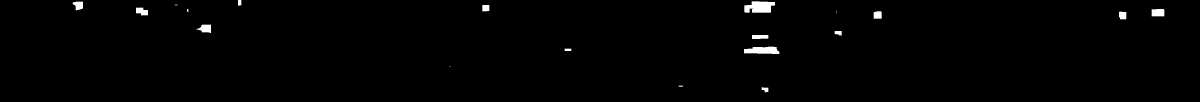
#> input picture experiments/Test1/analysis/confirmed.jpg, 3600 x 304 px (shown at 1/3 size); its folder holds only this picture in this run
$ python per_shot_check.py Test1/analysis
#> lines starting #> are read from the running program, lines starting #| are printed output that depends on the picture; after the words box and inside, x2 and y2 are one past the last pixel; in counts of white or black regions, pixels touching at a corner belong together
### experiments/detector.py
# -*- coding: utf-8 -*-
"""
Experimental scratch detector (Agent A works here; pipeline.py stays untouched).
All tunables live in the P dict so iterations are traceable in the changelog.
"""

import os

import cv2
import numpy as np

P = dict(
    MAX_DIM=1600,
    # Analysed band, as fractions of the disc radius. 0.40/0.93 was cropping
    # away scratches nobody ever looked at: 15% of all misses lay outside it.
    # Widening inward is free -- there is no hard edge towards the centre. Going
    # outward is not: measured, 0.95 bought 2.7 points of recall for 0.2 extra
    # false detections per clean photo, while the further step to 0.97 bought
    # 0.6 points for 0.4 -- the rim itself is a bright line, and find_disc is
    # only approximate, so past 0.95 the cut starts reading the edge as damage.
    LABEL_R=0.36,        # inner mask: fraction of disc radius (label + run-out)
    OUTER_R=0.95,        # outer mask: fraction of disc radius (rim + lead-in)
    POLAR_STEPS=3600,
    ROW_FLATTEN=151,     # background flattening window along each groove row
    TOPHAT_W=15,         # ridge width limit: wider-than-this bright = not a scratch
    BOOST_LEN=21,        # line-averaging length
    # 10deg steps, not 20: a long scratch curves along its length, and a segment
    # falling between two kernel angles gets smeared instead of boosted -- which
    # is where long scratches were breaking apart.
    ANGLES=tuple(range(-70, 71, 10)),
    # Groove-parallel ("tramline") channel: scratches running ALONG the grooves
    # are invisible to the channel above (a horizontal top-hat deletes anything
    # horizontally long). This channel uses a VERTICAL top-hat instead: it keeps
    # marks that are brighter than the grooves immediately above and below them.
    TRAM_H=9,            # vertical neighbourhood height for the top-hat
    TRAM_ANGLES=(75, 90, 105),
    TRAM_LEN=61,         # tramlines are long -- average over a long window
    TRAM_WEIGHT=1.0,     # scale of this channel relative to the radial one
    TRAM_MIN_LEN=80,     # a groove-parallel mark must be long to outrank a groove
    # Hysteresis thresholds as PERCENTILES of each image's own judgeable-area
    # response, not fixed levels: the noise floor moves image to image (measured
    # p99.9 spans 18-29 across the set), so a constant either floods or starves.
    # Eased from 99.8/99.5, chosen on the calibration set and confirmed on
    # validation. Hand-labelling 894 detections showed the easing does NOT
    # degrade what the model reports: precision held at 79-81%.
    #
    # Eased again after the miss diagnosis found 80% of missed scratches
    # produced a response that was measured and then discarded, while only 2 of
    # 527 left no trace at all. Chosen from a nine-point sweep ON CALIBRATION:
    # 49.0% -> 62.5% recall. An earlier attempt swept the same nine points on
    # validation and was reverted — picking the best of nine by looking at the
    # held-out set spends the only clean estimate there is on the choice itself.
    #
    # These and THR_FLOOR are gates in SERIES: opening either alone gained 3-10
    # points, opening both gained 21, which is why every earlier attempt to move
    # one of them went nowhere. On calibration the FLOOR is the heavier of the
    # two — dropping it 30 -> 25 was worth 5.0 points, while moving these across
    # the same span was worth 3.3.
    PCT_STRONG=99.3,
    PCT_WEAK=98.7,
    # Absolute floor on the normalised map (units: 10x local sigma). This is what
    # keeps a CLEAN record clean -- percentiles alone would always "find" the top
    # 0.1% of pure noise.
    THR_FLOOR=25,
    GLARE_BRIGHT=200,
    GLARE_MARGIN=11,
    LIT_MIN=14,          # ring areas dimmer than this (local mean) are unjudgeable
    LIT_WIN=51,
    # Local noise normalisation: response is divided by the local noise scale, so
    # a single threshold means the same thing in a bright, busy area and in a dim,
    # quiet one. Without it a global percentile is set by the noisiest sector and
    # starves every other sector (measured: 16 of 48 marked zones had real signal
    # sitting under the global threshold).
    NOISE_WIN=201,
    NOISE_FLOOR=1.5,     # keeps quiet areas from dividing by ~0 and exploding
    CLOSE=(15, 5),       # fragment-linking kernel (tall x wide)
    LINK_DIST=45,        # px: max gap to rejoin two fragments of one scratch
    LINK_COS=0.85,       # how collinear they must be (cos of angle, 1 = perfect)
    # Groove-direction rejection. A highlight running along a groove is the disc's
    # own geometry catching the light, not damage. In the unwrapped image grooves
    # are horizontal, so a detection whose axis sits within GROOVE_TOL_DEG of
    # horizontal is groove-aligned and is dropped -- unless it is long enough to
    # be a genuine tramline, which no single groove highlight reaches.
    GROOVE_TOL_DEG=12,
    GROOVE_KEEP_LEN=250,
    # The opposite rejection, and the one that pays: a mark aimed almost exactly
    # at the centre of the disc, and long. That is not damage, it is the beam a
    # lamp throws off thousands of concentric grooves — the streak of light you
    # see by eye when a record is tilted towards a bulb. Measured over 1527
    # hand-labelled detections: half of all reflections point within 10 degrees
    # of dead radial, against one scratch in nine, and NO marked scratch in the
    # set is both radial and long.
    #
    # Both conditions are required. The angle alone removes short radial
    # scratches too and costs 6 points of recall; adding the length spares them
    # and the rule becomes free. 83/45 is the tightest pair that deletes not one
    # marked scratch on either the calibration or the validation records, and it
    # removes a third of all false detections: precision 69->77 on calibration,
    # 73->80 on validation, with recall unmoved at 62.5% on both.
    RADIAL_TOL_DEG=83,
    RADIAL_MIN_LEN=45,
    # Is this bright thing sitting on black vinyl, or inside a patch of light?
    #
    # A scratch is a thin bright line on a dark surface, so the vinyl around it
    # stays dark. A lamp reflection is a broad wash of light, and the lines the
    # detector finds inside one are part of the wash. Measuring the patch a mark
    # sits in therefore says something the mark's own shape cannot.
    #
    # Applied only to the outer part of the ring, because that is where the
    # problem lives: measured over the hand-labelled sets, the inner half runs at
    # 85% precision and the outer at 70%, since it is the outer half that catches
    # a lamp at a glancing angle. Rejecting bright patches everywhere would cost
    # scratches in the half that does not need the help.
    #
    # Chosen on the CALIBRATION records over a grid of both numbers, keeping at
    # least 90% of the scratches: precision 83.3 -> 88.4 there. Scored once
    # afterwards on validation, which took no part in the choice: 84.3 -> 89.8,
    # holding 90% of the scratches. Measured in the unwrapped ring, which is
    # where it runs -- the same rule read off the photograph wants a different
    # number.
    GLARE_RAD=0.65,        # inner than this, a mark is never judged on its patch
    GLARE_PATCH_WIN=45,    # half-width of the patch measured around a mark
    GLARE_PATCH_MAX=70,    # brighter than this, in the outer ring, is a lamp
    # Shape limits. why_missed.py attributed 15.6% of all missed hand-marked
    # scratches to MIN_LEN alone, and those misses clustered at length 15-28
    # against a bar of 30 that had no measurement behind it.
    #
    # Dropping the bar for everyone also admits every short stubby speck, so the
    # rule is graded instead: below SHORT_LEN a component must clear the much
    # stricter SHORT_ELONG. A short real scratch is a thin sharp line; a short
    # piece of dirt is a blob. Measured on the calibration set, the graded form
    # found the same scratches as a flat MIN_LEN=15 while reporting 160 fewer
    # detections.
    MIN_LEN=15,
    SHORT_LEN=30,
    SHORT_ELONG=6.0,
    MAX_THICK=16,
    MIN_ELONG=2.5,
)


def load_image(path):
#> called with path = 'Test1/analysis/confirmed.jpg'
    img = cv2.imdecode(np.fromfile(path, dtype=np.uint8), cv2.IMREAD_COLOR)
#> img is the input picture: shape (304, 3600, 3); min 0, max 255, mean 2.3
    if img is None:
        raise ValueError(f"could not read {path}")
    h, w = img.shape[:2]
    scale = P["MAX_DIM"] / max(h, w)
    if scale < 1.0:
        img = cv2.resize(img, (int(w * scale), int(h * scale)), interpolation=cv2.INTER_AREA)
#> img: shape (135, 1600, 3)
    return img


def find_disc(bgr):
    """Real detection (no framing guide). Primary: Hough circle on the rim edge
    -- robust to the disc's own shadow, which fools blob-based methods by
    attaching to the dark disc and dragging its center/area. Fallback: dark-blob
    contour, then centered guess."""
    gray = cv2.cvtColor(bgr, cv2.COLOR_BGR2GRAY)
    h, w = gray.shape
    m = min(h, w)
    blur = cv2.medianBlur(gray, 7)

    circles = cv2.HoughCircles(blur, cv2.HOUGH_GRADIENT, dp=2, minDist=m,
                               param1=120, param2=50,
                               minRadius=int(0.33 * m), maxRadius=int(0.48 * m))
    if circles is not None:
        cx, cy, r = circles[0][0]
        return (int(round(cx)), int(round(cy))), int(round(r))

    thr, _ = cv2.threshold(blur, 0, 255, cv2.THRESH_BINARY | cv2.THRESH_OTSU)
    dark = (blur < thr).astype(np.uint8) * 255
    dark = cv2.morphologyEx(dark, cv2.MORPH_CLOSE, np.ones((25, 25), np.uint8))
    best = None
    contours, _ = cv2.findContours(dark, cv2.RETR_EXTERNAL, cv2.CHAIN_APPROX_SIMPLE)
    for c in contours:
        area = cv2.contourArea(c)
        if area < 0.05 * h * w:
            continue
        (cx, cy), r_enc = cv2.minEnclosingCircle(c)
        if r_enc <= 0:
            continue
        fill = area / (np.pi * r_enc ** 2)
        x, y, bw, bh = cv2.boundingRect(c)
        aspect = bw / max(bh, 1)
        if fill < 0.55 or not (0.75 <= aspect <= 1.33):
            continue
        if best is None or area > best[0]:
            mm = cv2.moments(c)
            best = (area, (mm["m10"] / mm["m00"], mm["m01"] / mm["m00"]),
                    np.sqrt(area / np.pi))
    if best is None:
        return (w // 2, h // 2), int(0.45 * m)
    (_, (cx, cy), r) = best
    return (int(round(cx)), int(round(cy))), int(round(r))


def unwrap(gray, center, radius):
    polar = cv2.warpPolar(gray, (radius, P["POLAR_STEPS"]), center, radius,
                          cv2.WARP_POLAR_LINEAR)
    return cv2.transpose(polar)


def _line_kernels(length, angles):
    size = length | 1
    ks = []
    for ang in angles:
        k = np.zeros((size, size), np.float32)
        cv2.line(k, (size // 2, 0), (size // 2, size - 1), 1.0, 1)
        M = cv2.getRotationMatrix2D(((size - 1) / 2, (size - 1) / 2), ang, 1.0)
        k = cv2.warpAffine(k, M, (size, size))
        k /= max(k.sum(), 1e-6)
        ks.append(k)
    return ks


def glare_mask(ring):
    bright = (ring > P["GLARE_BRIGHT"]).astype(np.uint8) * 255
    broad = cv2.morphologyEx(bright, cv2.MORPH_OPEN, np.ones((7, 7), np.uint8))
    return cv2.dilate(broad, np.ones((P["GLARE_MARGIN"], P["GLARE_MARGIN"]), np.uint8))


def unlit_mask(ring):
    """Side lighting only lights part of the disc; the rest carries no signal.
    Judging it produces noise-driven detections, so mark it unjudgeable."""
    local = cv2.blur(ring.astype(np.float32), (P["LIT_WIN"], P["LIT_WIN"]))
    return (local < P["LIT_MIN"]).astype(np.uint8) * 255


def scratch_map(ring):
    flat = ring.astype(np.float32)
    flat -= cv2.blur(flat, (P["ROW_FLATTEN"], 1))
    flat = cv2.GaussianBlur(flat, (3, 3), 0)

    # channel A -- radial scratches (cross the grooves): horizontally narrow ridges
    se = cv2.getStructuringElement(cv2.MORPH_RECT, (P["TOPHAT_W"], 1))
    ridge = cv2.morphologyEx(flat, cv2.MORPH_TOPHAT, se)
    best = np.zeros_like(ridge)
    for k in _line_kernels(P["BOOST_LEN"], P["ANGLES"]):
        best = np.maximum(best, cv2.filter2D(ridge, -1, k))

    # channel B -- tramlines (run along the grooves): vertically narrow ridges,
    # i.e. brighter than the grooves directly above and below. Groove texture is
    # regular so it cancels; an anomalous streak survives.
    se_v = cv2.getStructuringElement(cv2.MORPH_RECT, (1, P["TRAM_H"]))
    ridge_v = cv2.morphologyEx(flat, cv2.MORPH_TOPHAT, se_v)
    tram = np.zeros_like(ridge_v)
    for k in _line_kernels(P["TRAM_LEN"], P["TRAM_ANGLES"]):
        tram = np.maximum(tram, cv2.filter2D(ridge_v, -1, k))

    # Keep the channels SEPARATE: they have different response magnitudes, and a
    # merged map lets the louder channel raise the shared adaptive threshold and
    # starve the quieter one. Each is thresholded on its own distribution.
    dead = (glare_mask(ring) > 0) | (unlit_mask(ring) > 0)
    out = []
    for chan, weight in ((best, 1.0), (tram, P["TRAM_WEIGHT"])):
        z = _local_normalize(chan * weight)
        z[dead] = 0
        out.append(np.clip(z * 10, 0, 255).astype(np.uint8))   # x10 -> integer grid
    return out[0], out[1]


def _local_normalize(chan):
    """Divide by the local noise scale so one threshold works everywhere.

    The noise estimate must be ROBUST: a plain local std includes the scratch
    itself, so a long bright mark inflates its own denominator and suppresses
    itself, leaving only its brightest fragment (measured: robust estimation
    recovers 3.3x more of each scratch's length). Deviations are clipped at
    twice the local average before being averaged again, which bounds how much
    any bright outlier can contribute to its own noise floor.
    """
    win = (P["NOISE_WIN"], P["NOISE_WIN"])
    med = cv2.medianBlur(np.clip(chan, 0, 255).astype(np.uint8), 51).astype(np.float32)
    dev = np.abs(chan - med)
    mad = cv2.blur(dev, win)
    mad_robust = cv2.blur(np.minimum(dev, 2.0 * mad), win)
    return (chan - med) / np.maximum(1.4826 * mad_robust, P["NOISE_FLOOR"])


# [37 lines left out: function _link_collinear, not called in this run]


def extract(smap, min_len=None, ring=None, inner_px=0, radius=0):
    """Threshold, then keep only what looks like damage.

    `ring`, `inner_px` and `radius` are what the outer-ring brightness rule needs
    to ask where a mark sits and what it is sitting on. Without them that rule is
    skipped, so callers that only want shapes still work.
    """
    min_len = P["MIN_LEN"] if min_len is None else min_len
    judgeable = smap[smap > 0]          # zeros are masked-out glare/unlit areas
    if judgeable.size < 1000:
        return np.zeros_like(smap), []
    thr_strong = max(float(np.percentile(judgeable, P["PCT_STRONG"])), P["THR_FLOOR"])
    thr_weak = max(float(np.percentile(judgeable, P["PCT_WEAK"])), P["THR_FLOOR"] / 2)

    weak = (smap > thr_weak).astype(np.uint8)
    strong = smap >= thr_strong
    n, labels = cv2.connectedComponents(weak, connectivity=8)
    seeds = set(np.unique(labels[strong])) - {0}
    binary = np.isin(labels, list(seeds)).astype(np.uint8) * 255
    binary = cv2.morphologyEx(binary, cv2.MORPH_CLOSE,
                              np.ones(P["CLOSE"], np.uint8))
    binary = _link_collinear(binary)

    n, labels, stats, _ = cv2.connectedComponentsWithStats(binary, connectivity=8)
    mask = np.zeros_like(binary)
    scratches = []
    for i in range(1, n):
        x, y, w, h, area = stats[i]
        comp = (labels[y:y + h, x:x + w] == i).astype(np.uint8)
        contours, _ = cv2.findContours(comp, cv2.RETR_EXTERNAL, cv2.CHAIN_APPROX_NONE)
        perimeter = max((cv2.arcLength(c, True) for c in contours), default=0)
        length = max(perimeter / 2, max(w, h))
        thickness = area / max(length, 1)
        if length < min_len or thickness > P["MAX_THICK"]:
            continue
        # Short components are held to a stricter elongation than long ones: a
        # short real scratch is a thin sharp line, a short piece of dirt is a
        # blob, and one flat threshold cannot ask that of both.
        need = P["SHORT_ELONG"] if length < P["SHORT_LEN"] else P["MIN_ELONG"]
        if length / max(thickness, 1) < need:
            continue

        angle = _axis_angle_deg(comp)          # 0 = along the grooves, 90 = across
        if angle < P["GROOVE_TOL_DEG"] and length < P["GROOVE_KEEP_LEN"]:
            continue                            # groove highlight, not damage
        if angle > P["RADIAL_TOL_DEG"] and length > P["RADIAL_MIN_LEN"]:
            continue                            # the lamp's beam off the grooves

        # out towards the rim, a bright thing inside a bright patch is the lamp
        if ring is not None and radius:
            if (inner_px + y + h / 2) / radius >= P["GLARE_RAD"]:
                win = P["GLARE_PATCH_WIN"]
                patch = ring[max(y - win, 0):y + h + win,
                             max(x - win, 0):x + w + win]
                if patch.size and patch.mean() > P["GLARE_PATCH_MAX"]:
                    continue

        mask[labels == i] = 255
        scratches.append({"length": int(length), "thickness": round(thickness, 1),
                          "angle_to_groove": round(angle, 1)})
    return mask, scratches


# [46 lines left out: functions _axis_angle_deg, rewrap, detect, not called in this run]

### experiments/per_shot_check.py
# -*- coding: utf-8 -*-
"""Sanity check before trusting a 'no damage' verdict: what does each shot find
on its own, and how strong is the response at all? A clean record and a record
photographed under light that hides everything both produce zero detections --
these numbers tell them apart."""

import os
import sys

import cv2
import numpy as np

import detector
from detector import P

folder = sys.argv[1]
paths = sorted(os.path.join(folder, f) for f in os.listdir(folder)
               if f.lower().endswith((".jpg", ".jpeg", ".png")))

for p in paths:
    img = detector.load_image(p)
    gray = cv2.cvtColor(img, cv2.COLOR_BGR2GRAY)
    center, radius = detector.find_disc(img)
#> in find_disc, `circles = cv2.HoughCircles(blur, cv2.HOUGH_GRADIENT, dp=2, minDist=m, ..`: circles = None
#> in find_disc, `thr, _ = cv2.threshold(blur, 0, 255, cv2.THRESH_BINARY | cv2.THRESH_OT..`: thr = 117
#> in find_disc, `dark = (blur < thr).astype(np.uint8) * 255`:
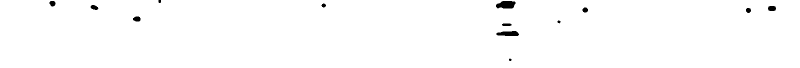
#> dark: shape (135, 1600) (shown at 1/2 size); 99.2% white; 13 black regions, largest, box (x1, y1, x2, y2) and area: (992, 2, 1031, 17) 474, (993, 62, 1038, 72) 357, (1536, 12, 1552, 22) 140
#> in find_disc, `contours, _ = cv2.findContours(dark, cv2.RETR_EXTERNAL, cv2.CHAIN_APPR..`: contours = [[[0, 0], [0, 134], [1599, 134], [1599, 0]]]
#> the loop in find_disc, `for c in contours:` made 1 pass
#> (c, area, cx, cy, r_enc, fill, x, y) on pass 1: ([[0, 0], [0, 134], [1599, 134], [1599, 0]], 214266, 799.5, 67, 802.3, 0.106, 0, 0)
#> center = (800, 67); radius = 60
    inner_px, outer_px = int(P["LABEL_R"] * radius), int(P["OUTER_R"] * radius)
#> inner_px = 21; outer_px = 57
    ring = detector.unwrap(gray, center, radius)[inner_px:outer_px]
    radial, tram = detector.scratch_map(ring)
#> the loop in scratch_map, `for chan, weight in ((best, 1.0), (tram, P["TRAM_WEIGHT"])):` made 2 passes
#> (weight, win in _local_normalize) on passes 1 to 2: (1, (201, 201)), (1, (201, 201))
#> after the loop in scratch_map, `for chan, weight in ((best, 1.0), (tram, P["TRAM_WEIGHT"])):`: out = 2 items
    smap = np.maximum(radial, tram)
    judge = smap[smap > 0]
#> judge = 759 values, max 77 at index 246, min 1 at index 0, mean 27.03
    thr = max(float(np.percentile(judge, P["PCT_STRONG"])), P["THR_FLOOR"])
#> thr = 71

    mask_a, sa = detector.extract(radial)
#> in extract, `judgeable = smap[smap > 0]`: judgeable = empty array
#> sa = []
    mask_b, sb = detector.extract(tram, min_len=P["TRAM_MIN_LEN"])
#> sb = []

    # how many components existed BEFORE the shape filter rejected them
    weak = (smap > max(float(np.percentile(judge, P["PCT_WEAK"])), P["THR_FLOOR"] / 2))
    ncomp, _, stats, _ = cv2.connectedComponentsWithStats(weak.astype(np.uint8), 8)
#> ncomp = 3; stats = [[0, 0, 3600, 36, 129592], [1837, 17, 4, 2, 6], [1837, 20, 1, 2, 2]]
    big = sum(1 for i in range(1, ncomp) if stats[i][4] >= 50)
#> big = 0

    print(f"{os.path.basename(p)[-24:]:>26}")
    print(f"    ring brightness mean={ring.mean():5.1f}  p95={np.percentile(ring,95):5.0f}")
#|     ring brightness mean=  0.7  p95=    0
    print(f"    map: max={smap.max():3d}  p99.9={np.percentile(judge,99.9):5.1f}  strong_thr={thr:.0f}")
#|     map: max= 77  p99.9= 75.5  strong_thr=71
    print(f"    candidate blobs (>=50px, before shape filter): {big}")
#|     candidate blobs (>=50px, before shape filter): 0
    print(f"    kept after shape filter: radial={len(sa)} tram={len(sb)}")
#|     kept after shape filter: radial=0 tram=0
    out = os.path.join(folder, "analysis")
    os.makedirs(out, exist_ok=True)
    tag = os.path.splitext(os.path.basename(p))[0][-6:]
    amp = np.clip(smap.astype(np.float32) * 3, 0, 255).astype(np.uint8)
    cv2.imencode(".jpg", amp)[1].tofile(os.path.join(out, f"map_{tag}_x3.jpg"))
